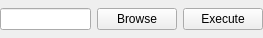
<?xml version="1.0" encoding="UTF-8"?>
<ui version="4.0">
 <class>UScript</class>
 <widget class="QWidget" name="UScript">
  <property name="geometry">
   <rect>
    <x>0</x>
    <y>0</y>
    <width>263</width>
    <height>38</height>
   </rect>
  </property>
  <property name="windowTitle">
   <string>Form</string>
  </property>
  <layout class="QGridLayout" name="gridLayout">
   <property name="margin">
    <number>0</number>
   </property>
   <item row="0" column="0">
    <widget class="QLineEdit" name="path">
     <property name="toolTip">
      <string>start script</string>
     </property>
    </widget>
   </item>
   <item row="0" column="1">
    <widget class="QPushButton" name="browse">
     <property name="toolTip">
      <string>Browse for the log file</string>
     </property>
     <property name="text">
      <string>Browse</string>
     </property>
    </widget>
   </item>
   <item row="0" column="2">
    <widget class="QPushButton" name="execute">
     <property name="text">
      <string>Execute</string>
     </property>
    </widget>
   </item>
  </layout>
 </widget>
 <resources/>
 <connections/>
</ui>
